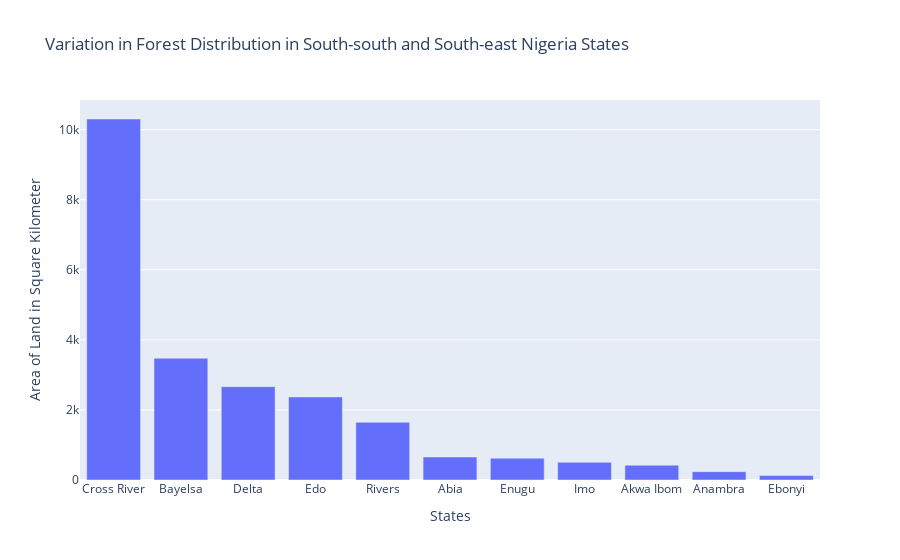

The code cell stored with this chart in its notebook:
### Code cell
geemap.bar_chart(data=ss_se_fnf, x='ADM1_NAME', y='Class_1', x_label= 'States', y_label='Area of Land in Square Kilometer', 
                 title='Variation in Forest Distribution in South-south and South-east Nigeria States')

### Figure 1 — Plotly figure (JSON) as saved in the notebook; plotly's stock layout.template omitted (floating-point values rounded to 4 significant figures)
{"data": [{"alignmentgroup": "True", "hovertemplate": "States=%{x}<br>Area of Land in Square Kilometer=%{y}<extra></extra>", "legendgroup": "", "marker": {"color": "#636efa", "pattern": {"shape": ""}}, "name": "", "offsetgroup": "", "orientation": "v", "showlegend": false, "textposition": "auto", "type": "bar", "x": ["Cross River", "Bayelsa", "Delta", "Edo", "Rivers", "Abia", "Enugu", "Imo", "Akwa Ibom", "Anambra", "Ebonyi"], "xaxis": "x", "y": [10300.0, 3476.0, 2664.0, 2370.0, 1649.0, 656.4, 621.6, 505.9, 421.4, 237.8, 126.1], "yaxis": "y"}], "layout": {"autosize": true, "barmode": "group", "legend": {"tracegroupgap": 0}, "title": {"text": "Variation in Forest Distribution in South-south and South-east Nigeria States"}, "xaxis": {"anchor": "y", "autorange": true, "domain": [0, 1], "range": [-0.5, 10.5], "title": {"text": "States"}, "type": "category"}, "yaxis": {"anchor": "x", "autorange": true, "domain": [0, 1], "range": [0, 10850.0], "title": {"text": "Area of Land in Square Kilometer"}, "type": "linear"}}}
